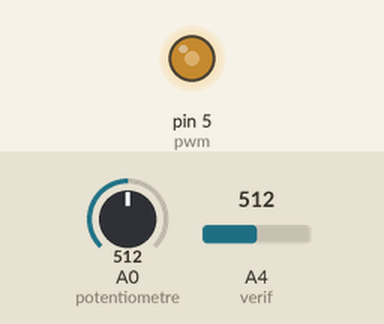
The sketch below on a simulated Arduino Uno, built with avr-gcc and run on an emulated ATmega328P. Shown: output pins drawn as LEDs (lit = HIGH). The test bench sets the inputs (shaded band); at power-on: A0 (potentiometre) = 512, A4 (verif) = 512. What the sketch prints to the serial monitor is not drawn.

Above: at 1.2 s.
1.3 s: A0 (potentiometre) set to 716
At 2.5 s:
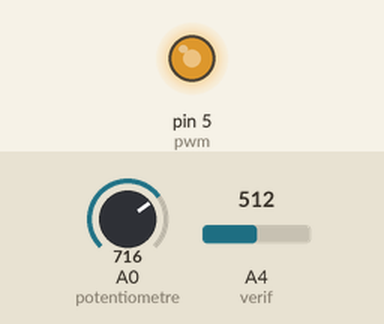
2.8 s: A0 (potentiometre) set to 0
At 3.9 s:
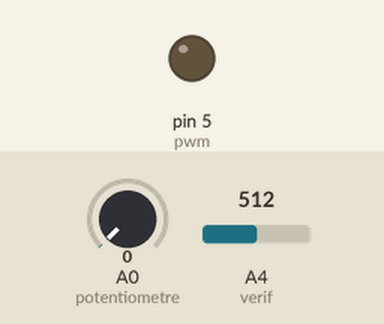
4.3 s: A0 (potentiometre) set to 1023
At 5.0 s:
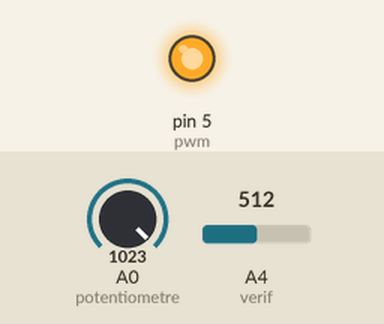
5.8 s: A0 (potentiometre) set to 122
At 6.1 s:
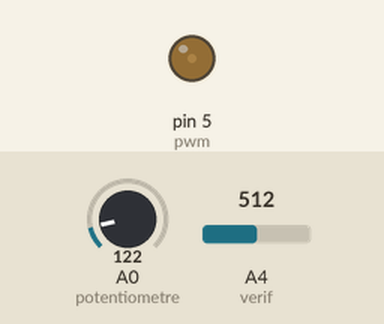
7.3 s: A0 (potentiometre) set to 511
At 8.5 s:
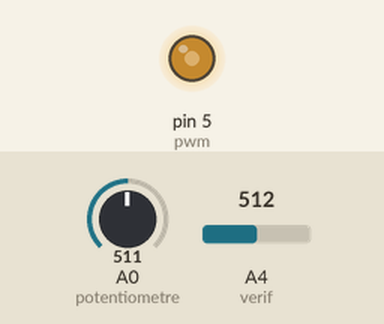
Timing chart, 0 to 9.8 s (numbered marks = the images above; inputs shaded):
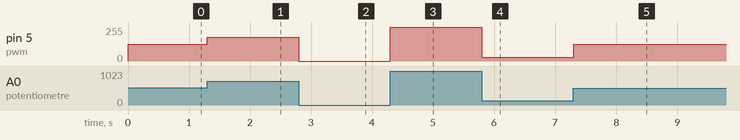

The sketch:

exo-3-3.ino
```cpp
#define potentiometre 0
#define pwm 5
#define verif 4
int i = 0;
int mpwm = 0;
float m = 0 ;
float mf = 0 ;


void setup() {
  pinMode(pwm,OUTPUT);
  Serial.begin(74880);
}

void loop() {
  m = analogRead(potentiometre);
  mpwm = (m*255)/1023;
  analogWrite(pwm,mpwm);
  mf = analogRead(verif);
  Serial.print(m);
  Serial.print(" ");
  Serial.println(mf);


}
```

Measured:
- after the input at 1.3 s, pin 5 (pwm): 127/255 → 178/255 at once
- after the input at 2.8 s, pin 5 (pwm): 178/255 → 0/255 at once
- after the input at 4.3 s, pin 5 (pwm): 0/255 → 255/255 at once
- after the input at 5.8 s, pin 5 (pwm): 255/255 → 30/255 at once
- after the input at 7.3 s, pin 5 (pwm): 30/255 → 127/255 at once
